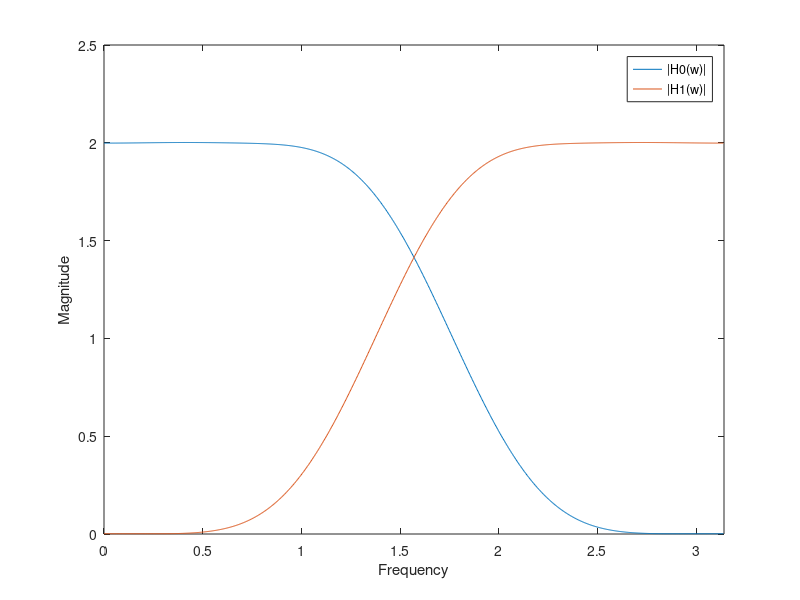

Write MATLAB code to recreate this figure.
% Part A
h = [0.15774243, 0.69950381, 1.06226376, 0.44583132, -0.31998660, ...
    -0.18351806, 0.13788809, 0.03892321, -0.04466375, ...
    -7.83251152E-4, 6.75606236E-3, -1.52353381E-3];
N = length(h);
H0 = h;
H1 = zeros(1,N);
F0 = zeros(1,N);
F1 = zeros(1,N);
for k=0:(N-1)
    H1(k+1) = (-1)^k*h(N-k);
    F0(k+1) = h(N-k);
    F1(k+1) = (-1)^(k+1)*h(k+1);
end
   
% Part B
M = 2;
t = (1/M)*(conv(F0, H0) + conv(F1,H1));
t_error = max([abs(t(1:11)) abs(t(13:length(t)))]);
c = t(N); % c = 2, N = 11
H1_alternate = zeros(1,N);
H0_alternate = zeros(1,N);
for k=1:N
    H1_alternate(k) = H1(k)*(-1)^(k-1);
    H0_alternate(k) = H0(k)*(-1)^(k-1);
end
a = (1/M)*(conv(F0,H0_alternate) + conv(F1, H1_alternate));
a_error = max(abs(a))

% Part C
[H0_w, w] = freqz(H0, 1, 1000);
[H1_w, w] = freqz(H1, 1, 1000);
[F0_w, w] = freqz(F0, 1, 1000);
[F1_w, w] = freqz(F1, 1, 1000);

figure('Name', 'Magnitude Responses of |H0(w)| and |H1(w)|');
plot(w, abs(H0_w));
hold on;
plot(w, abs(H1_w));
xlim([0,pi]);
xlabel('Frequency');
ylabel('Magnitude');
hold off;
legend('|H0(w)|', '|H1(w)|');


% Part D
const = abs(H0_w).^2 + abs(H1_w).^2; % The constant is 4!
err = max(abs(H0_w) - flipud(abs(H1_w))); % Max error is approximately 0.0069

% Part E
E00 = H0(1:2:end);
E01 = H0(2:2:end);
E10 = H1(1:2:end);
E11 = H1(2:2:end);

p00 = conv(flip(E00), E00) + conv(flip(E10), E10);
plength = length(p00);
mid = ceil(plength/2)
p00_error = max([abs(p00(1:mid-1)) abs(p00(mid+1:plength))])% 0.0011
p01 = conv(flip(E00), E01) + conv(flip(E10),E11); 
p01_error = max([abs(p01(1:mid-1)) abs(p01(mid+1:plength))]) % 2.7756e-17
p10 = conv(flip(E01), E00) + conv(flip(E11), E10);
p10_error = max([abs(p10(1:mid-1)) abs(p10(mid+1:plength))])% 2.7756e-17
p11 = conv(flip(E01), E01) + conv(flip(E11),E11); 
p11_error = max([abs(p11(1:mid-1)) abs(p11(mid+1:plength))]) % 0.0011
d = p00(mid); % d = 2
d_error = abs(p00(mid) - p11(mid)); % 2.2204e-16